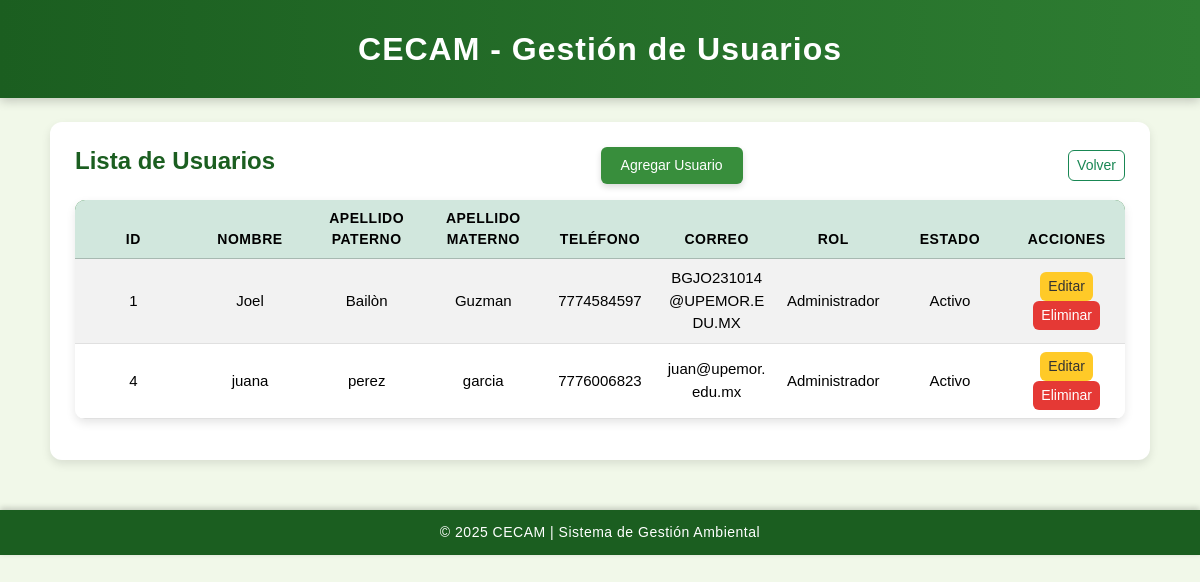
Before: /index.php?view=gestion_usuarios (signed in) with the older database file.
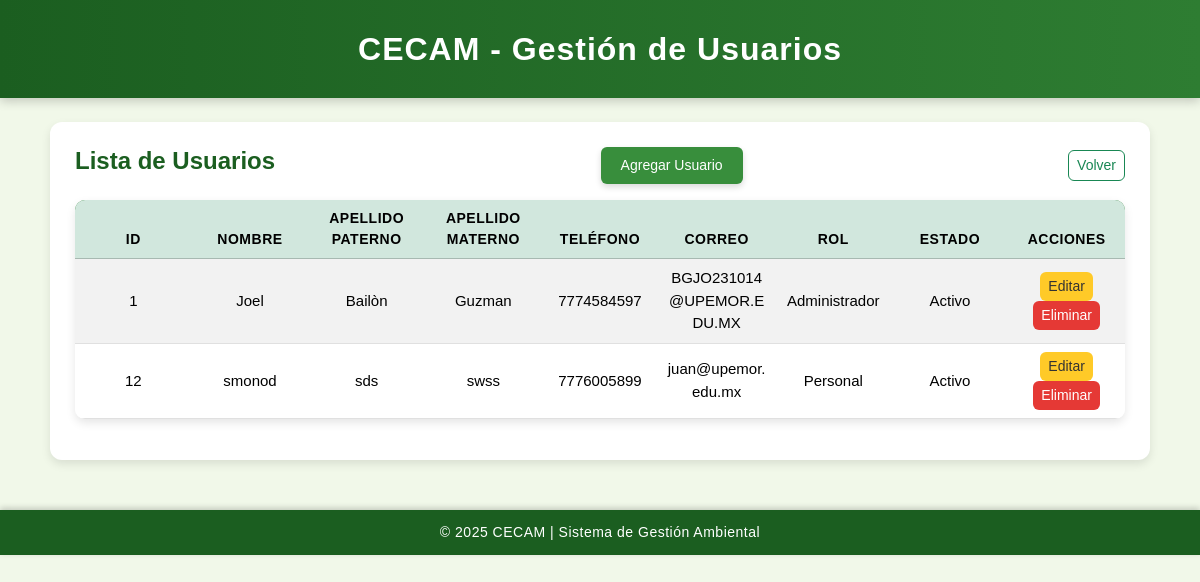
After: the same page with the newer database file.
### tables this page shows
CREATE TABLE `usuario` (
  `idUsuario` int(11) NOT NULL AUTO_INCREMENT,
  `Nombre` varchar(50) NOT NULL,
  `ApellidoPaterno` varchar(50) NOT NULL,
  `ApellidoMaterno` varchar(50) DEFAULT NULL,
  `Telefono` varchar(15) DEFAULT NULL,
  `Correo` varchar(100) NOT NULL,
  `Pass` varchar(255) NOT NULL,
  `Cargo` varchar(100) DEFAULT NULL,
  `FechaRegistro` datetime DEFAULT current_timestamp(),
  `CreadoPor` int(11) DEFAULT NULL,
  `Estado` enum('Activo','Inactivo') DEFAULT 'Activo',
  `idRol` int(11) NOT NULL,
  PRIMARY KEY (`idUsuario`),
  UNIQUE KEY `Correo` (`Correo`),
  KEY `idRol` (`idRol`),
  KEY `fk_usuario_CreadoPor` (`CreadoPor`),
  CONSTRAINT `Usuario_ibfk_1` FOREIGN KEY (`idRol`) REFERENCES `rol` (`idRol`),
  CONSTRAINT `fk_usuario_CreadoPor` FOREIGN KEY (`CreadoPor`) REFERENCES `usuario` (`idUsuario`) ON DELETE SET NULL ON UPDATE CASCADE
);

CREATE TABLE `rol` (
  `idRol` int(11) NOT NULL AUTO_INCREMENT,
  `Nombre` varchar(50) NOT NULL,
  `Descripcion` text DEFAULT NULL,
  PRIMARY KEY (`idRol`)
);

### app/controllers/UsuarioController.php (called while the page is built, shortened)
<?php
require_once __DIR__ . '/../models/UsuarioModel.php';
class UsuarioController {
    private $model;
    public function __construct($connection = null) {
        $this->model = new UsuarioModel($connection);
    }
    public function index() {
        $usuarios = $this->model->getAllUsersWithRole();
        include __DIR__ . '/../views/gestion_usuarios.php';
    }
}

### app/models/Model.php (called while the page is built, shortened)
<?php
class Model
{
    public function __construct($connection = null)
    {
        if ($connection) {
            $this->db = $connection;
        } else {
            $database = new Database();
            $this->db = $database->connect();
        }
    }
}

### app/models/UsuarioModel.php (called while the page is built, shortened)
<?php
require_once(__DIR__ . '/Model.php');
class UsuarioModel extends Model
{
    public function getAllUsersWithRole()
    {
        $sql = "
            SELECT
                u.idUsuario,
                u.Nombre,
                u.ApellidoPaterno,
                u.ApellidoMaterno,
                u.Telefono,
                u.Correo,
                r.Nombre AS NombreRol,
                u.Estado
            FROM Usuario u
            JOIN Rol r ON u.idRol = r.idRol
            ORDER BY u.ApellidoPaterno, u.ApellidoMaterno, u.Nombre
        ";
        $result = $this->db->query($sql);
        return $result->fetch_all(MYSQLI_ASSOC);
    }
}
?>

### app/views/gestion_usuarios.php (the view, shortened to what this page needs)
<!DOCTYPE html>
<html lang="es">
<head>
  <link href="https://cdn.jsdelivr.net/npm/bootstrap@5.3.2/dist/css/bootstrap.min.css" rel="stylesheet">
  <link rel="stylesheet" href="public/css/usuarios.css">
</head>
<body>
<header>
  <h3>CECAM - Gestión de Usuarios</h3>
</header>
<div class="container mt-4">
  <div class="d-flex justify-content-between align-items-center mb-3">
    <h4>Lista de Usuarios</h4>
    <button class="btn btn-add" data-bs-toggle="modal" data-bs-target="#modalAgregar">Agregar Usuario</button>
    <a href="index.php?view=dashboard_admin" class="btn btn-outline-success btn-sm">Volver</a>
  </div>
  <table class="table table-striped text-center align-middle">
    <thead class="table-success">
      <tr>
        <th>ID</th>
        <th>Nombre</th>
        <th>Apellido Paterno</th>
        <th>Apellido Materno</th>
        <th>Teléfono</th>
        <th>Correo</th>
        <th>Rol</th>
        <th>Estado</th>
        <th>Acciones</th>
      </tr>
    </thead>
    <tbody>
      <?php if (!empty($usuarios)): ?>
        <?php foreach ($usuarios as $u): ?>
        <tr>
          <td><?= htmlspecialchars($u['idUsuario']) ?></td>
          <td><?= htmlspecialchars($u['Nombre']) ?></td>
          <td><?= htmlspecialchars($u['ApellidoPaterno']) ?></td>
          <td><?= htmlspecialchars($u['ApellidoMaterno']) ?></td>
          <td><?= htmlspecialchars($u['Telefono']) ?></td>
          <td><?= htmlspecialchars($u['Correo']) ?></td>
          <td><?= htmlspecialchars($u['NombreRol']) ?></td>
          <td><?= htmlspecialchars($u['Estado']) ?></td>
          <td>
            <button
              class="btn btn-warning btn-sm btnEditar"
              data-id="<?= $u['idUsuario'] ?>"
              data-nombre="<?= htmlspecialchars($u['Nombre']) ?>"
              data-apellido_paterno="<?= htmlspecialchars($u['ApellidoPaterno']) ?>"
              data-apellido_materno="<?= htmlspecialchars($u['ApellidoMaterno']) ?>"
              data-telefono="<?= htmlspecialchars($u['Telefono']) ?>"
              data-correo="<?= htmlspecialchars($u['Correo']) ?>"
              data-rol="<?= htmlspecialchars($u['NombreRol']) ?>"
              data-bs-toggle="modal"
              data-bs-target="#modalEditar"
            >Editar</button>
            <a href="index.php?controller=usuario&action=eliminar&id=<?= $u['idUsuario'] ?>"
               class="btn btn-danger btn-sm"
               onclick="return confirm('¿Estás seguro de eliminar este usuario?');">
               Eliminar
            </a>
          </td>
        </tr>
        <?php endforeach; ?>
      <?php else: ?>
        <tr><td colspan="9">No hay usuarios registrados.</td></tr>
      <?php endif; ?>
    </tbody>
  </table>
</div>
<footer>© 2025 CECAM | Sistema de Gestión Ambiental</footer>
</body>
</html>

Changed rows visible on the page:
removed usuario: idUsuario "4", Nombre "juana", ApellidoPaterno "perez", ApellidoMaterno "garcia", Telefono "7776006823", Correo "juan@upemor.edu.mx", idRol.Nombre "Administrador", Estado "Activo"
added usuario: idUsuario "12", Nombre "smonod", ApellidoPaterno "sds", ApellidoMaterno "swss", Telefono "7776005899", Correo "juan@upemor.edu.mx", idRol.Nombre "Personal", Estado "Activo"
